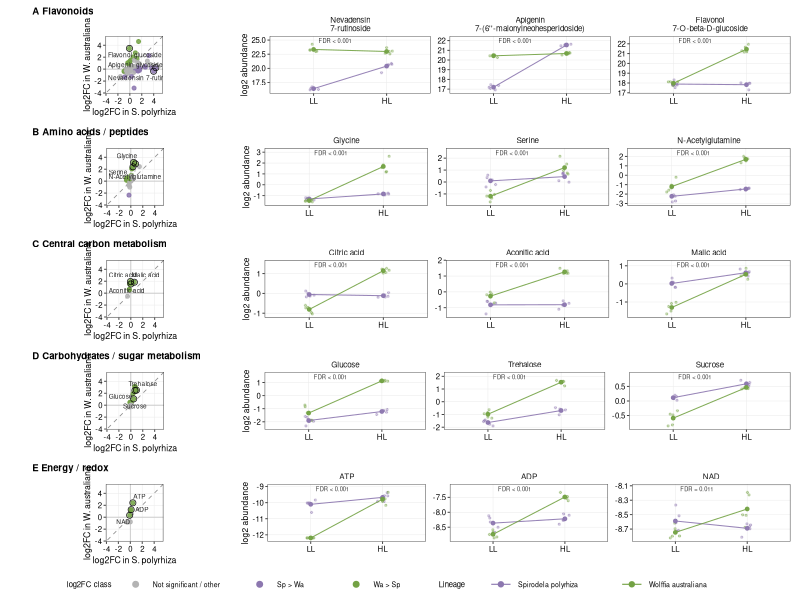

The R script that drew this image: (Note: this script raises an error after producing the figure.)
# Step 05: Fig. 6a-e - category log2FC scatter plots (S. polyrhiza vs
#          W. australiana) and log2 abundance of three representative
#          metabolites per category.
#
# Input : output/SupplementaryData21_all_metabolite_log2FC_statistics.csv (step 03)
#         output/SupplementaryData22_category_metabolite_log2FC_statistics.csv (step 04)
#         output/metabolite_log2_abundance_long.csv (step 03)
# Output: output/Fig6.pdf (R panels; the submitted Fig. 6 is the same panels
#         re-arranged in Affinity Designer)
#         output/Fig6_representative_metabolites_source_data.csv
# Run from this directory: Rscript 05_fig6.R
# Author: Natsu Katayama
#
# Scatter colours: purple = Sp > Wa, green = Wa > Sp (interaction FDR < 0.05),
# grey = not significant. Abundance panels: replicate points, lineage means
# joined by lines; the label is the interaction FDR (Supplementary Data 21).

library(dplyr)
library(readr)
library(ggplot2)
library(patchwork)
library(ggrepel)

supp21 <- read_csv("output/SupplementaryData21_all_metabolite_log2FC_statistics.csv",
                   show_col_types = FALSE)
supp22 <- read_csv("output/SupplementaryData22_category_metabolite_log2FC_statistics.csv",
                   show_col_types = FALSE)
log2_long <- read_csv("output/metabolite_log2_abundance_long.csv", show_col_types = FALSE)

# Panel definitions (row order of the figure)
category_map <- tibble(
  panel_assignment = c(
    "Fig. 6A: Flavonoids",
    "Fig. 6B: Amino acids / peptides",
    "Fig. 6C: Central carbon metabolism",
    "Fig. 6D: Carbohydrates / sugar metabolism",
    "Fig. 6E: Energy / redox"
  ),
  CategoryTitle = c(
    "A Flavonoids",
    "B Amino acids / peptides",
    "C Central carbon metabolism",
    "D Carbohydrates / sugar metabolism",
    "E Energy / redox"
  )
)

# Three representative metabolites per category, chosen for biological
# interpretability among the significant species-biased metabolites.
# SelectedLabel = label used in the scatter plot.
representatives <- tribble(
  ~panel_assignment,                              ~Platform,   ~Metabolite,                                 ~SelectedLabel,
  "Fig. 6A: Flavonoids",                          "LC-MS/MS",  "Nevadensin 7-rutinoside",                   "Nevadensin 7-rutinoside",
  "Fig. 6A: Flavonoids",                          "LC-MS/MS",  "Apigenin 7-(6''-malonylneohesperidoside)",  "Apigenin glycoside",
  "Fig. 6A: Flavonoids",                          "LC-MS/MS",  "Flavonol 7-O-beta-D-glucoside;",            "Flavonol glucoside",
  "Fig. 6B: Amino acids / peptides",              "GC-MS/MS",  "Glycine-3TMS",                              "Glycine",
  "Fig. 6B: Amino acids / peptides",              "GC-MS/MS",  "Serine-3TMS",                               "Serine",
  "Fig. 6B: Amino acids / peptides",              "GC-MS/MS",  "N-Acetylglutamine-3TMS",                    "N-Acetylglutamine",
  "Fig. 6C: Central carbon metabolism",           "GC-MS/MS",  "Citric acid-4TMS",                          "Citric acid",
  "Fig. 6C: Central carbon metabolism",           "GC-MS/MS",  "Aconitic acid-3TMS",                        "Aconitic acid",
  "Fig. 6C: Central carbon metabolism",           "GC-MS/MS",  "Malic acid-3TMS",                           "Malic acid",
  "Fig. 6D: Carbohydrates / sugar metabolism",    "GC-MS/MS",  "Glucose-meto-5TMS(2)",                      "Glucose",
  "Fig. 6D: Carbohydrates / sugar metabolism",    "GC-MS/MS",  "Trehalose-8TMS",                            "Trehalose",
  "Fig. 6D: Carbohydrates / sugar metabolism",    "GC-MS/MS",  "Sucrose-8TMS",                              "Sucrose",
  "Fig. 6E: Energy / redox",                      "CE-TOF MS", "T-049+_ATP[M-2H]",                          "ATP",
  "Fig. 6E: Energy / redox",                      "CE-TOF MS", "T-048+_ADP[M-2H]",                          "ADP",
  "Fig. 6E: Energy / redox",                      "CE-TOF MS", "T-060_NAD",                                 "NAD"
) %>%
  mutate(order = row_number()) %>%
  left_join(supp22 %>% select(MS, Metabolite, MetLabel), by = c("Platform" = "MS", "Metabolite")) %>%
  left_join(supp21 %>% select(Platform, Metabolite, log2FC_Sp, log2FC_Wa, p_interaction, FDR, sig_class),
            by = c("Platform", "Metabolite"))
stopifnot(!any(is.na(representatives$MetLabel)), !any(is.na(representatives$FDR)))

# -> Results: interaction FDR of the representative metabolites (labels in Fig. 6a-e)
print(representatives %>% select(MetLabel, log2FC_Sp, log2FC_Wa, FDR, sig_class), n = Inf)

abundance_df <- log2_long %>%
  inner_join(representatives %>% select(panel_assignment, order, Platform, Metabolite, MetLabel),
             by = c("Platform", "Metabolite")) %>%
  mutate(
    Lineage = factor(Lineage, levels = c("Sp", "Wa")),
    Light = factor(Light, levels = c("LL", "HL")),
    MetLabel = factor(MetLabel, levels = representatives$MetLabel)
  ) %>%
  arrange(order, Lineage, Light, sample)

write_csv(
  abundance_df %>%
    left_join(representatives %>% select(Platform, Metabolite, log2FC_Sp, log2FC_Wa, p_interaction, FDR, sig_class),
              by = c("Platform", "Metabolite")) %>%
    select(panel_assignment, Platform, Metabolite, MetLabel, sample, rep, Lineage, Light,
           value, pseudo, log2y, log2FC_Sp, log2FC_Wa, p_interaction, FDR, sig_class),
  "output/Fig6_representative_metabolites_source_data.csv"
)

scatter_df <- supp22 %>%
  left_join(category_map, by = "panel_assignment") %>%
  left_join(representatives %>% select(MS = Platform, Metabolite, SelectedLabel),
            by = c("MS", "Metabolite")) %>%
  mutate(
    CategoryTitle = factor(CategoryTitle, levels = category_map$CategoryTitle),
    plot_class = factor(plot_class, levels = c("Sp > Wa", "Wa > Sp", "Not significant / other")),
    is_selected = !is.na(SelectedLabel)
  )

# ---- plotting (style as submitted) -------------------------------------------------
plot_class_cols <- c(
  "Sp > Wa" = "#8c77af",
  "Wa > Sp" = "#73a244",
  "Not significant / other" = "grey70"
)
lineage_cols <- c("Sp" = "#8c77af", "Wa" = "#73a244")
lineage_labs <- c("Sp" = "Spirodela polyrhiza", "Wa" = "Wolffia australiana")

format_fdr <- function(x) {
  ifelse(is.na(x), "FDR = NA", ifelse(x < 0.001, "FDR < 0.001", sprintf("FDR = %.3f", x)))
}

# common axis range over all five scatter panels
scatter_limits <- range(c(scatter_df$Sp_HL_response, scatter_df$Wa_HL_response), na.rm = TRUE)
scatter_pad <- diff(scatter_limits) * 0.06
scatter_limits <- scatter_limits + c(-scatter_pad, scatter_pad)

base_theme <- theme_bw(base_size = 6.8) +
  theme(
    panel.border = element_rect(colour = "black", fill = NA, linewidth = 0.25),
    panel.grid.minor = element_blank(),
    panel.grid.major = element_line(linewidth = 0.18, colour = "grey92"),
    axis.text = element_text(colour = "black", size = 5.6),
    axis.title = element_text(size = 6.3),
    strip.background = element_blank(),
    strip.text = element_text(size = 5.8, lineheight = 0.88),
    legend.position = "top",
    legend.title = element_blank(),
    plot.title = element_text(face = "bold", size = 6.9, hjust = 0, lineheight = 0.88,
                              margin = margin(b = -4.0)),
    plot.margin = margin(-2.0, 1.5, 8.0, 1.5)
  )

make_scatter <- function(panel, title) {
  dat <- scatter_df %>% filter(panel_assignment == panel)
  ggplot(dat, aes(x = Sp_HL_response, y = Wa_HL_response)) +
    geom_hline(yintercept = 0, linewidth = 0.25, colour = "grey75") +
    geom_vline(xintercept = 0, linewidth = 0.25, colour = "grey75") +
    geom_abline(slope = 1, intercept = 0, linewidth = 0.28, linetype = "dashed", colour = "grey55") +
    geom_point(aes(colour = plot_class), size = 1.05, alpha = 0.85) +
    geom_point(data = dat %>% filter(is_selected), shape = 21, fill = NA,
               colour = "black", stroke = 0.35, size = 1.85) +
    geom_text_repel(
      data = dat %>% filter(is_selected),
      aes(label = SelectedLabel),
      size = 1.65, lineheight = 0.82, colour = "grey15",
      box.padding = 0.12, point.padding = 0.10, min.segment.length = 0,
      segment.colour = "grey35", segment.size = 0.15,
      max.overlaps = Inf, seed = 7
    ) +
    coord_equal(xlim = scatter_limits, ylim = scatter_limits) +
    scale_colour_manual(values = plot_class_cols, drop = FALSE) +
    labs(title = title, x = "log2FC in S. polyrhiza", y = "log2FC in W. australiana") +
    base_theme +
    theme(legend.position = "none")
}

make_abundance <- function(panel) {
  stats_block <- representatives %>% filter(panel_assignment == panel)
  met_levels <- stats_block$MetLabel
  dat <- abundance_df %>%
    filter(panel_assignment == panel) %>%
    mutate(MetLabel = factor(as.character(MetLabel), levels = met_levels))
  means <- dat %>%
    group_by(MetLabel, Lineage, Light) %>%
    summarise(mean_log2 = mean(log2y, na.rm = TRUE), .groups = "drop")
  pvals <- stats_block %>%
    mutate(
      MetLabel = factor(MetLabel, levels = met_levels),
      Light = factor("LL", levels = c("LL", "HL")),
      label = format_fdr(FDR)
    )

  ggplot(means, aes(x = Light, y = mean_log2, group = Lineage, colour = Lineage)) +
    geom_point(data = dat, aes(x = Light, y = log2y, colour = Lineage), inherit.aes = FALSE,
               position = position_jitter(width = 0.08, height = 0, seed = 1),
               size = 0.45, alpha = 0.35) +
    geom_line(linewidth = 0.35, alpha = 0.9) +
    geom_point(size = 0.95, alpha = 0.95) +
    geom_text(data = pvals, aes(x = Light, y = Inf, label = label), inherit.aes = FALSE,
              hjust = -0.15, vjust = 1.4, size = 1.45, colour = "grey20") +
    facet_wrap(~MetLabel, scales = "free_y", ncol = min(3, length(met_levels)),
               labeller = label_wrap_gen(width = 18)) +
    scale_colour_manual(values = lineage_cols, labels = lineage_labs, drop = FALSE) +
    scale_y_continuous(expand = expansion(mult = c(0.08, 0.18))) +
    labs(x = NULL, y = "log2 abundance", colour = NULL) +
    base_theme +
    theme(legend.position = "none", axis.title.y = element_text(size = 6.0),
          panel.spacing = unit(0.35, "lines"))
}

rows <- lapply(seq_len(nrow(category_map)), function(i) {
  make_scatter(category_map$panel_assignment[[i]], category_map$CategoryTitle[[i]]) +
    make_abundance(category_map$panel_assignment[[i]]) +
    plot_layout(widths = c(0.92, 2.35))
})

legend_df <- tibble(
  x = c(0.10, 0.28, 0.42, 0.63, 0.82),
  y = 0.5,
  label = c("Not significant / other", "Sp > Wa", "Wa > Sp",
            "Spirodela polyrhiza", "Wolffia australiana"),
  type = c("scatter", "scatter", "scatter", "lineage", "lineage"),
  colour = c("grey70", "#8c77af", "#73a244", "#8c77af", "#73a244")
)

legend_plot <- ggplot() +
  annotate("text", x = 0.00, y = 0.5, label = "log2FC class", hjust = 0, size = 1.95) +
  geom_point(data = legend_df %>% filter(type == "scatter"),
             aes(x = x, y = y, colour = label), size = 1.7) +
  annotate("text", x = 0.54, y = 0.5, label = "Lineage", hjust = 0, size = 1.95) +
  geom_segment(data = legend_df %>% filter(type == "lineage"),
               aes(x = x - 0.014, xend = x + 0.014, y = y, yend = y, colour = label),
               linewidth = 0.38) +
  geom_point(data = legend_df %>% filter(type == "lineage"),
             aes(x = x, y = y, colour = label), size = 1.5) +
  geom_text(data = legend_df, aes(x = x + 0.025, y = y, label = label), hjust = 0, size = 1.75) +
  scale_colour_manual(values = setNames(legend_df$colour, legend_df$label), guide = "none") +
  coord_cartesian(xlim = c(0, 1), ylim = c(0, 1), clip = "off") +
  theme_void()

combined <- wrap_plots(
  plotlist = list(wrap_plots(rows, ncol = 1), legend_plot),
  ncol = 1,
  heights = c(1, 0.032)
) &
  theme(plot.background = element_rect(fill = "white", colour = NA))

ggsave("output/Fig6.pdf", combined, width = 7.2, height = 11.4, units = "in", device = "pdf")

writeLines(capture.output(sessionInfo()), "../environment/R_sessionInfo_08_metabolome.txt")
